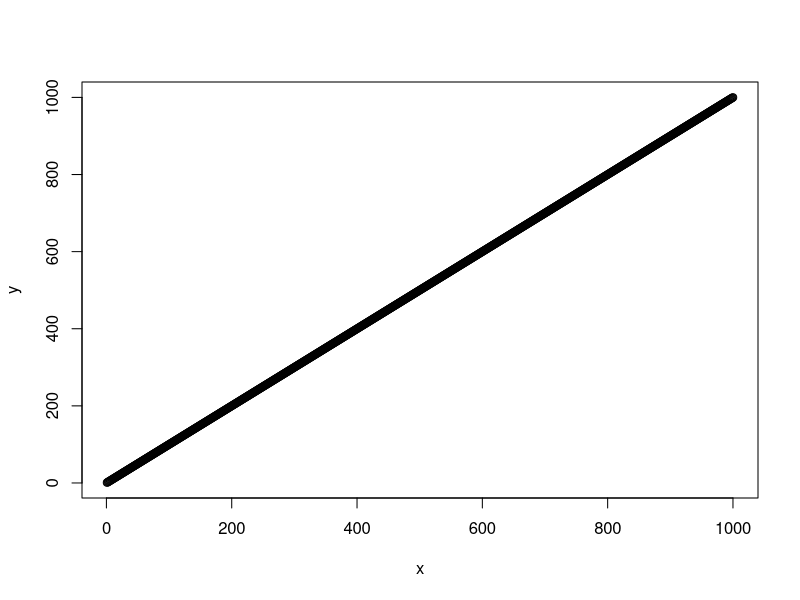
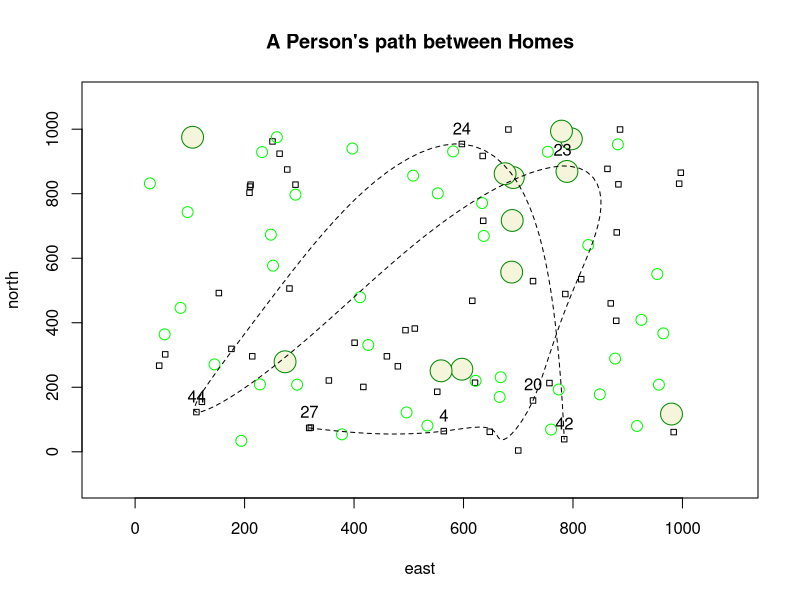

Reproduce these figures in R, in order.
x <- 1:1000
y <- 1:1000
plot (x, y)
east <- sample(x, size=50, replace = TRUE)
north <- sample(y, size = 50, replace = TRUE)
symbols(east, north, squares = rep(10, 50), inches = FALSE)
symbols(sample(x, 40, replace = TRUE),
        sample(y, 40, replace = TRUE),
        circles = rep(10,40),
        inches = FALSE,
        fg = "green",
        add = TRUE)
symbols(sample(x, 12, replace = TRUE),
        sample(y, 12, replace = TRUE),
        circles = rep(20,12),
        inches = FALSE,
        fg = "green4",
        bg = "beige",
        add = TRUE)
homes <- cbind.data.frame(id = 1:50, east, north)
locs <- sample(1:50, 7, replace = FALSE)
xspline(x = homes[locs, 2],
        y = homes[locs, 3],
        shape = -1,
        lty = 2)
text(x = homes[locs, ]$east,
     y = homes[locs, ]$north + 50,
     labels = homes[locs, ]$id)
title(main="A Person's path between Homes")
